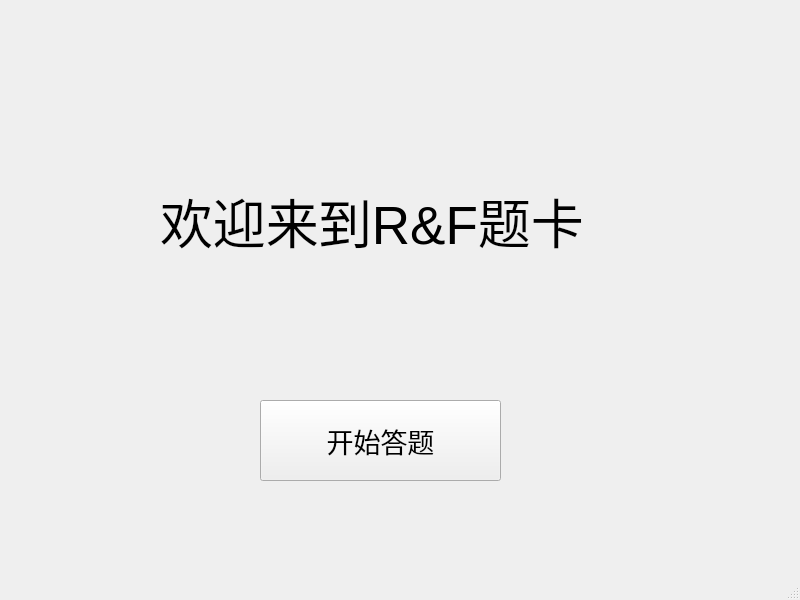
<?xml version="1.0" encoding="UTF-8"?>
<ui version="4.0">
 <class>MainWindow</class>
 <widget class="QMainWindow" name="MainWindow">
  <property name="geometry">
   <rect>
    <x>0</x>
    <y>0</y>
    <width>800</width>
    <height>600</height>
   </rect>
  </property>
  <property name="font">
   <font>
    <pointsize>20</pointsize>
   </font>
  </property>
  <property name="windowTitle">
   <string>MainWindow</string>
  </property>
  <widget class="QWidget" name="centralwidget">
   <widget class="QPushButton" name="begin_button">
    <property name="geometry">
     <rect>
      <x>260</x>
      <y>400</y>
      <width>241</width>
      <height>81</height>
     </rect>
    </property>
    <property name="text">
     <string>开始答题</string>
    </property>
   </widget>
   <widget class="QLabel" name="label">
    <property name="geometry">
     <rect>
      <x>160</x>
      <y>130</y>
      <width>521</width>
      <height>181</height>
     </rect>
    </property>
    <property name="font">
     <font>
      <pointsize>40</pointsize>
     </font>
    </property>
    <property name="text">
     <string>欢迎来到R&amp;F题卡</string>
    </property>
   </widget>
  </widget>
  <widget class="QStatusBar" name="statusbar"/>
 </widget>
 <resources/>
 <connections/>
</ui>
